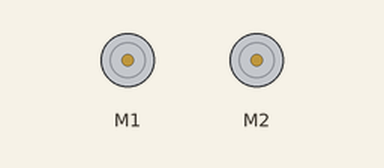
Recording of a sketch running on a simulated Arduino Uno, built with avr-gcc and run on an emulated ATmega328P. Shown: 2 × DC motor (green arrow = forward, orange = backward, longer = faster). At 4.0 s the program stops and its outputs stay as they are.

Above: at 0.1 s.
At 1.1 s:
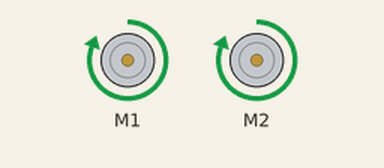
Timing chart, 0 to 5.5 s (numbered marks = the images above):
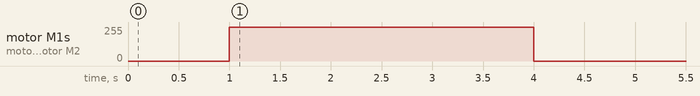

Measured:
- by itself, motor M1, motor M2: stopped → forward 255/255 at 1.0 s, → stopped 3.0 s later

The sketch:

Lee_milestone1.ino
```cpp
// Remote Comp milestone 1
// Rena A. Lee Spring 2020

#include <ZumoShield.h>

ZumoMotors motors;

void setup() {
}

void loop() {
  delay(1000);
  motors.setSpeeds(400,400);
  delay(3000);
  motors.setSpeeds(0,0);
  while(true){
  }
}
```
